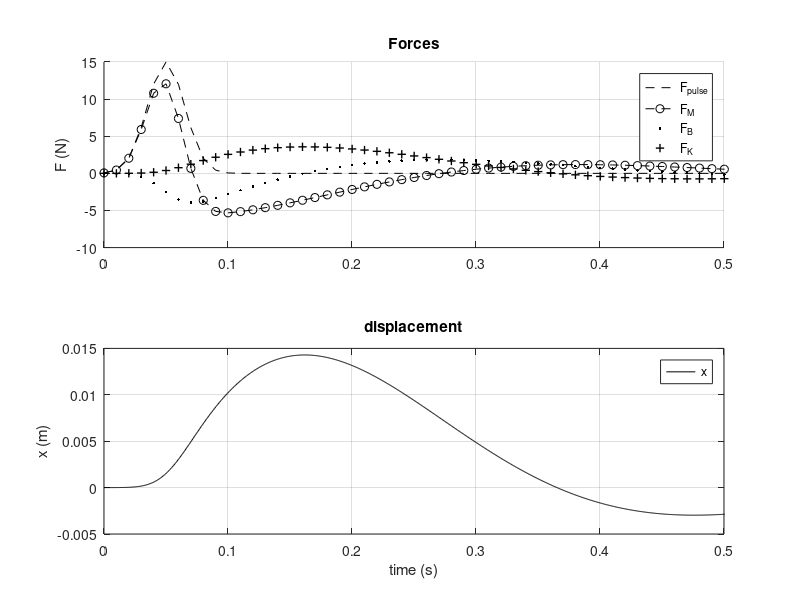

Here is the MATLAB script that generated this plot: (Note: this script raises an error after producing the figure.)
% Assume a pulse was exerted on a second-order system 
% F(t) = Kx + Bx' + Mx''
close all; 
clear; 
clc

% build a transfer function
% wn = sqrt(k/m)
% z = B/2*sqrt(k*m)
K_parm = 250;
M_parm = 2; 
B_parm = 20;
wn = sqrt(K_parm/M_parm);
% z = B_parm/(2*sqrt(K_parm*M_parm));
% z = B_parm/(2*sqrt(K_parm*M_parm));
% [num,den] = ord2(wn,z)
% num = num; % unknown???
% den = den;
num = 1;
den = [M_parm B_parm K_parm];


G=tf(num,den)
% create a gaussian force pulse
Fs = 2000;
t = linspace(0, 1, Fs);
Ugus = gaussmf(t,[0.015 0.05])*15;
% yF = Ugus * K_parm + [0 diff(Ugus)*Fs]*B_parm + [0 0 diff(Ugus,2)*Fs*Fs]*M_parm; 
% Ugus = yF; 
y = lsim(G, Ugus, t);

% calculate the force from each component
yd = [diff(y)*Fs; 0];
ydd = [diff(yd)*Fs; 0];
F_mass = M_parm * ydd; 
F_damp =-B_parm * yd;
F_stff = K_parm * y;

plt_idx = 1:20:length(t);
figure
axh(1) = subplot(2,1,1);
hold on
grid 
plot(t(plt_idx), Ugus(plt_idx), 'k--')
plot(t(plt_idx), F_mass(plt_idx), 'k--o');
plot(t(plt_idx), F_damp(plt_idx), '.k');
plot(t(plt_idx), F_stff(plt_idx), 'k+', 'linewidth', 1);
% plot(t, +(F_mass'-F_damp'+F_stff'), '.b')
legend('F_{pulse}', 'F_{M}', 'F_{B}', 'F_{K}');
% legend('F_{pulse}', 'F_{M}', 'F_{B}', 'F_{K}', 'F_{all}');
title('Forces');
ylabel('F (N)');


axh(2) = subplot(2,1,2);
plot(t, y, '-k')
legend('x'); 
title('displacement');
grid
linkaxes(axh, 'x');
xlim([0 0.5]);
xlabel('time (s)');
ylabel('x (m)');
sgtitle('force and displacement');


%% two comparations of "Human high stiffness" and "monkey low stiffness"

K_parm_alt1 = 900;
M_parm_alt1 = 2; 
B_parm_alt1 = 20;

K_parm_alt2 = 300;
M_parm_alt2 = 0.2; 
B_parm_alt2 = 20;

num = 1;
den1 = [M_parm_alt1 B_parm_alt1 K_parm_alt1];
den2 = [M_parm_alt2 B_parm_alt2 K_parm_alt2];
G1 = tf(num,den1);
G2 = tf(num,den2);

% create a gaussian force pulse
Fs = 2000;
t = linspace(0, 1, Fs);
Ugus = gaussmf(t,[0.015 0.05])*15;
y1 = lsim(G1, Ugus, t);
y2 = lsim(G2, Ugus, t);

% calculate the force from each component
y1d = [diff(y1)*Fs; 0];
y1dd = [diff(y1d)*Fs; 0];
F_mass1 = M_parm_alt1 * y1dd; 
F_damp1 =-B_parm_alt1 * y1d;
F_stff1 = K_parm_alt1 * y1;

y2d = [diff(y2)*Fs; 0];
y2dd = [diff(y2d)*Fs; 0];
F_mass2 = M_parm_alt2 * y2dd; 
F_damp2 =-B_parm_alt2 * y2d;
F_stff2 = K_parm_alt2 * y2;

plt_idx = 1:30:length(t);
figure
axh(1) = subplot(3,1,1);
hold on
grid 
% plot(t(plt_idx), Ugus(plt_idx), 'k--')
% plot(t(plt_idx), F_mass(plt_idx), 'k--o');
% plot(t(plt_idx), F_mass1(plt_idx), 'g--o');
% plot(t(plt_idx), F_mass2(plt_idx), 'b--o');
plot(t(plt_idx), Ugus(plt_idx), 'k')
plot(t(plt_idx), F_mass(plt_idx), 'k-o');
plot(t(plt_idx), F_mass1(plt_idx), 'g-o');
plot(t(plt_idx), F_mass2(plt_idx), 'b-o');

legend('F_{pulse}', 'F_{M}', 'F_{M}alt1', 'F_{M}alt2');
title('Force_M');
ylabel('F (N)');

axh(2) = subplot(3,1,2);
hold on; 
grid
plot(t(plt_idx), F_stff(plt_idx), 'k--+', 'linewidth', 1);
plot(t(plt_idx), F_stff1(plt_idx), 'g--+', 'linewidth', 1);
plot(t(plt_idx), F_stff2(plt_idx), 'b--+', 'linewidth', 1);

% plot(t, +(F_mass'-F_damp'+F_stff'), '.b')
legend('F_{K}', 'F_{K}alt1', 'F_{K}alt2');
% legend('F_{pulse}', 'F_{M}', 'F_{B}', 'F_{K}', 'F_{all}');
title('Force_K');
ylabel('F (N)');


axh(3) = subplot(3,1,3);
hold on; 
plot(t, y, 'k-');
plot(t, y1, 'g-');
plot(t, y2, 'b-');
legend('x', 'x\_alt1', 'x\_alt2'); 
title('displacement');
grid
linkaxes(axh, 'x');
xlim([0 0.5]);
xlabel('time (s)');
ylabel('x (m)');
sgtitle('force and displacement');

%% compare the impulse response from a actual gaussian impulse, or from a ideal infinite impulse

% Assume a pulse was exerted on a second-order system 
% F(t) = Kx + Bx' + Mx''
close all; 
clear; 
clc

% build a transfer function
K_parm = 250;
M_parm = 2; 
B_parm = 20;
wn = sqrt(K_parm/M_parm);
T = 2*pi*1/wn
num = 1;
den = [M_parm B_parm K_parm];


G=tf(num,den)
% create a gaussian force pulse
Fs = 2000;
t = linspace(0, 1, Fs);
Ugus = gaussmf(t,[0.015 0.05])*15; %
y_prac = lsim(G, Ugus, t);
y_ideal= impulse(G,t);


figure
hold on; 
plot(t, y_prac, 'k--');
plot(t, y_ideal, 'b.-');
legend('practical IR', 'theoratical IR');
grid on;
title(['K=', num2str(K_parm), ', M=', num2str(M_parm), ', T=', num2str(T)]);